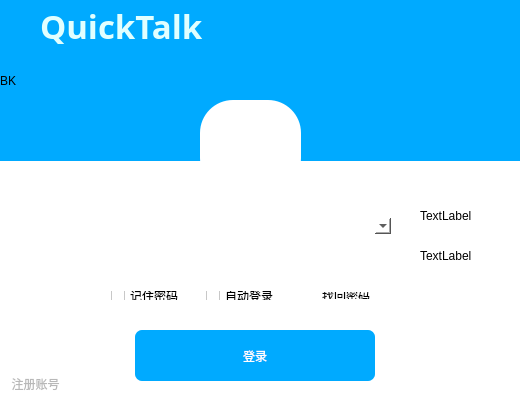
<?xml version="1.0" encoding="UTF-8"?>
<ui version="4.0">
 <class>Login</class>
 <widget class="QWidget" name="Login">
  <property name="geometry">
   <rect>
    <x>0</x>
    <y>0</y>
    <width>520</width>
    <height>400</height>
   </rect>
  </property>
  <property name="windowTitle">
   <string>Login</string>
  </property>
  <widget class="QWidget" name="widget" native="true">
   <property name="geometry">
    <rect>
     <x>0</x>
     <y>0</y>
     <width>520</width>
     <height>400</height>
    </rect>
   </property>
   <property name="styleSheet">
    <string notr="true">background-color: rgb(255, 255, 255)</string>
   </property>
   <widget class="QWidget" name="horizontalLayoutWidget">
    <property name="geometry">
     <rect>
      <x>100</x>
      <y>280</y>
      <width>301</width>
      <height>31</height>
     </rect>
    </property>
    <layout class="QHBoxLayout" name="horizontalLayout" stretch="0,0,0">
     <property name="spacing">
      <number>7</number>
     </property>
     <item>
      <widget class="QCheckBox" name="checkBox">
       <property name="styleSheet">
        <string notr="true"/>
       </property>
       <property name="text">
        <string>记住密码</string>
       </property>
      </widget>
     </item>
     <item>
      <widget class="QCheckBox" name="checkBox_2">
       <property name="text">
        <string>自动登录</string>
       </property>
      </widget>
     </item>
     <item>
      <widget class="QPushButton" name="pushButton">
       <property name="text">
        <string>找回密码</string>
       </property>
       <property name="flat">
        <bool>true</bool>
       </property>
      </widget>
     </item>
    </layout>
   </widget>
   <widget class="QPushButton" name="login">
    <property name="geometry">
     <rect>
      <x>135</x>
      <y>330</y>
      <width>240</width>
      <height>51</height>
     </rect>
    </property>
    <property name="styleSheet">
     <string notr="true">QPushButton{font: 18pt &quot;楷体_GB2312&quot;;background-color:rgb(0, 170, 255);border-radius: 7px; color: rgb(255, 255, 255);}
QPushButton:hover { background-color: rgb(0, 150, 255); }

</string>
    </property>
    <property name="text">
     <string>登录</string>
    </property>
    <property name="flat">
     <bool>false</bool>
    </property>
   </widget>
   <widget class="QPushButton" name="enroll">
    <property name="geometry">
     <rect>
      <x>0</x>
      <y>370</y>
      <width>71</width>
      <height>28</height>
     </rect>
    </property>
    <property name="styleSheet">
     <string notr="true">color: rgb(184, 184, 184);</string>
    </property>
    <property name="text">
     <string>注册账号</string>
    </property>
    <property name="flat">
     <bool>true</bool>
    </property>
   </widget>
   <widget class="QPushButton" name="QRcode">
    <property name="geometry">
     <rect>
      <x>480</x>
      <y>370</y>
      <width>31</width>
      <height>28</height>
     </rect>
    </property>
    <property name="text">
     <string/>
    </property>
    <property name="icon">
     <iconset resource="image.qrc">
      <normaloff>:/image/erweima.png</normaloff>:/image/erweima.png</iconset>
    </property>
    <property name="iconSize">
     <size>
      <width>30</width>
      <height>30</height>
     </size>
    </property>
    <property name="flat">
     <bool>true</bool>
    </property>
   </widget>
   <widget class="QLabel" name="label">
    <property name="geometry">
     <rect>
      <x>420</x>
      <y>200</y>
      <width>101</width>
      <height>31</height>
     </rect>
    </property>
    <property name="text">
     <string>TextLabel</string>
    </property>
   </widget>
   <widget class="QLabel" name="label_2">
    <property name="geometry">
     <rect>
      <x>420</x>
      <y>240</y>
      <width>101</width>
      <height>31</height>
     </rect>
    </property>
    <property name="text">
     <string>TextLabel</string>
    </property>
   </widget>
   <widget class="QWidget" name="widget_2" native="true">
    <property name="geometry">
     <rect>
      <x>0</x>
      <y>0</y>
      <width>531</width>
      <height>161</height>
     </rect>
    </property>
    <property name="autoFillBackground">
     <bool>false</bool>
    </property>
    <property name="styleSheet">
     <string notr="true">background-color:rgb(0, 170, 255 )</string>
    </property>
    <widget class="QPushButton" name="close">
     <property name="geometry">
      <rect>
       <x>479</x>
       <y>0</y>
       <width>38</width>
       <height>38</height>
      </rect>
     </property>
     <property name="styleSheet">
      <string notr="true">QPushButton{background-color:transparent;font: 18pt &quot;楷体_GB2312&quot;;border-radius: 3px; color: rgb(255, 255, 255);}
QPushButton:hover { background-color: rgb(255, 100, 100); }</string>
     </property>
     <property name="text">
      <string/>
     </property>
     <property name="icon">
      <iconset resource="image.qrc">
       <normaloff>:/image/close.png</normaloff>:/image/close.png</iconset>
     </property>
     <property name="iconSize">
      <size>
       <width>30</width>
       <height>30</height>
      </size>
     </property>
     <property name="flat">
      <bool>false</bool>
     </property>
    </widget>
    <widget class="QPushButton" name="hide">
     <property name="geometry">
      <rect>
       <x>440</x>
       <y>0</y>
       <width>38</width>
       <height>38</height>
      </rect>
     </property>
     <property name="styleSheet">
      <string notr="true">QPushButton{background-color:transparent;font: 18pt &quot;楷体_GB2312&quot;;border-radius: 3px; color: rgb(255, 255, 255);}
QPushButton:hover { background-color: rgb(255, 100, 100); }</string>
     </property>
     <property name="text">
      <string/>
     </property>
     <property name="icon">
      <iconset resource="image.qrc">
       <normaloff>:/image/min.png</normaloff>:/image/min.png</iconset>
     </property>
     <property name="iconSize">
      <size>
       <width>30</width>
       <height>30</height>
      </size>
     </property>
     <property name="flat">
      <bool>true</bool>
     </property>
    </widget>
    <widget class="QLabel" name="labelBK">
     <property name="geometry">
      <rect>
       <x>0</x>
       <y>0</y>
       <width>521</width>
       <height>161</height>
      </rect>
     </property>
     <property name="text">
      <string>BK</string>
     </property>
    </widget>
    <widget class="QLabel" name="icon">
     <property name="geometry">
      <rect>
       <x>0</x>
       <y>0</y>
       <width>41</width>
       <height>41</height>
      </rect>
     </property>
     <property name="styleSheet">
      <string notr="true">background-color: rgba(0,0,0,0);</string>
     </property>
     <property name="text">
      <string/>
     </property>
     <property name="pixmap">
      <pixmap resource="image.qrc">:/image/iCON_White_transparent.png</pixmap>
     </property>
     <property name="scaledContents">
      <bool>true</bool>
     </property>
    </widget>
    <widget class="QLabel" name="label_4">
     <property name="geometry">
      <rect>
       <x>40</x>
       <y>0</y>
       <width>241</width>
       <height>51</height>
      </rect>
     </property>
     <property name="font">
      <font>
       <family>Bradley Hand ITC</family>
       <pointsize>25</pointsize>
       <weight>75</weight>
       <italic>false</italic>
       <bold>true</bold>
      </font>
     </property>
     <property name="whatsThis">
      <string>QuickTalk</string>
     </property>
     <property name="autoFillBackground">
      <bool>false</bool>
     </property>
     <property name="styleSheet">
      <string notr="true">color: rgb(225, 255, 255);
font: Bold 25pt &quot;Bradley Hand ITC&quot;;background-color: rgba(0, 0, 0, 0);</string>
     </property>
     <property name="text">
      <string>QuickTalk</string>
     </property>
    </widget>
    <zorder>labelBK</zorder>
    <zorder>close</zorder>
    <zorder>hide</zorder>
    <zorder>icon</zorder>
    <zorder>label_4</zorder>
   </widget>
   <widget class="QWidget" name="gridLayoutWidget">
    <property name="geometry">
     <rect>
      <x>100</x>
      <y>200</y>
      <width>302</width>
      <height>84</height>
     </rect>
    </property>
    <layout class="QGridLayout" name="gridLayout">
     <item row="1" column="0">
      <widget class="QPushButton" name="passwordicon">
       <property name="enabled">
        <bool>false</bool>
       </property>
       <property name="text">
        <string/>
       </property>
       <property name="icon">
        <iconset resource="image.qrc">
         <normaloff>:/image/lock.png</normaloff>:/image/lock.png</iconset>
       </property>
       <property name="flat">
        <bool>true</bool>
       </property>
      </widget>
     </item>
     <item row="0" column="0">
      <widget class="QPushButton" name="nameicon">
       <property name="enabled">
        <bool>false</bool>
       </property>
       <property name="text">
        <string/>
       </property>
       <property name="icon">
        <iconset resource="image.qrc">
         <normaloff>:/image/modify.png</normaloff>:/image/modify.png</iconset>
       </property>
       <property name="flat">
        <bool>true</bool>
       </property>
      </widget>
     </item>
     <item row="1" column="1">
      <widget class="QLineEdit" name="password">
       <property name="styleSheet">
        <string notr="true">background:transparent;border-width:0;border-style:outset</string>
       </property>
      </widget>
     </item>
     <item row="0" column="1">
      <widget class="QComboBox" name="name">
       <property name="styleSheet">
        <string notr="true">order-width:0;border-style:outset</string>
       </property>
       <property name="editable">
        <bool>true</bool>
       </property>
       <property name="iconSize">
        <size>
         <width>16</width>
         <height>16</height>
        </size>
       </property>
       <property name="duplicatesEnabled">
        <bool>false</bool>
       </property>
       <item>
        <property name="text">
         <string/>
        </property>
       </item>
      </widget>
     </item>
    </layout>
   </widget>
   <widget class="QLabel" name="label_3">
    <property name="geometry">
     <rect>
      <x>200</x>
      <y>100</y>
      <width>101</width>
      <height>91</height>
     </rect>
    </property>
    <property name="autoFillBackground">
     <bool>false</bool>
    </property>
    <property name="styleSheet">
     <string notr="true">border-width:0px;
border-radius:33px;
border-style:solid;
border-color: rgb(255, 255, 255);</string>
    </property>
    <property name="text">
     <string/>
    </property>
    <property name="pixmap">
     <pixmap resource="image.qrc">:/image/TOUXIANG.PNG</pixmap>
    </property>
    <property name="scaledContents">
     <bool>true</bool>
    </property>
   </widget>
   <zorder>widget_2</zorder>
   <zorder>horizontalLayoutWidget</zorder>
   <zorder>login</zorder>
   <zorder>enroll</zorder>
   <zorder>QRcode</zorder>
   <zorder>label</zorder>
   <zorder>label_2</zorder>
   <zorder>gridLayoutWidget</zorder>
   <zorder>label_3</zorder>
  </widget>
 </widget>
 <layoutdefault spacing="6" margin="11"/>
 <resources>
  <include location="image.qrc"/>
 </resources>
 <connections/>
</ui>
